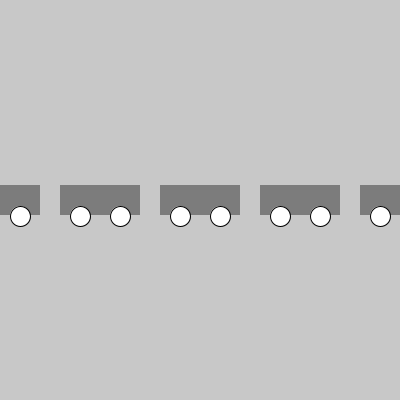
Frame 1 (no input)
Frame 60 (the mouse pressed at the canvas centre just before this capture): identical to frame 1, image omitted
Frame 120 (the mouse held since frame 60 and released just before this capture): identical to frame 1, image omitted

The Processing sketch that drew this single still picture (run headless with seeded random() and noise(); from frame 60 on, the mouse is pressed at the canvas centre):

// Processing sketch: Es_4_3
// ── Es_4_3.pde
Car c[] = new Car [5];

void setup(){
  size(400, 400);
  for(int i=0; i<c.length; i++){
    //c[i] = new Car((int)random(width), (int)random(height));
    c[i] = new Car(0, height/2);
  }
}

void draw(){
  background(200);
  for(int j=0; j<c.length; j++){
    c[j].draw();
  }
}
// ── Car.pde
class Car{
  private int x;
  private int y;
  
  public Car(int x, int y){
    this.x = x;
    this.y = y;
  }
  
  public void position(int x, int y){
    this.x = x;
    this.y = y;
  }
  
  public void draw(){
    noStroke();
    
    pushMatrix();
    rectMode(CENTER);
    fill(124);
    rect(x, y, 80, 30);

    fill(255);
    stroke(0);
    translate(20, 16);
    ellipse(x, y, 20, 20);
    popMatrix();
    
    pushMatrix();
    translate(-20, 16);
    ellipse(x, y, 20, 20);
    popMatrix();
    //translate che sposta lo spazio in continuazione (mai pop e push)
    translate(100, 0);
    
  }
}
